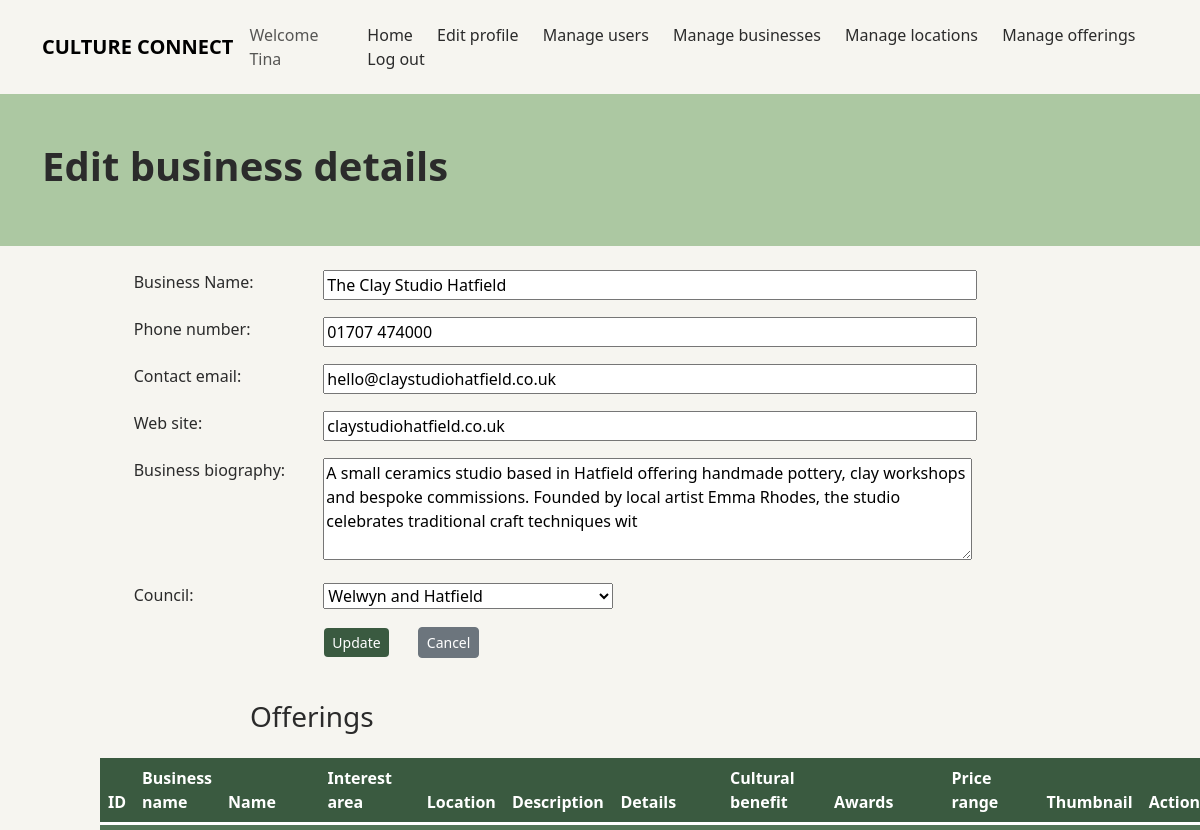
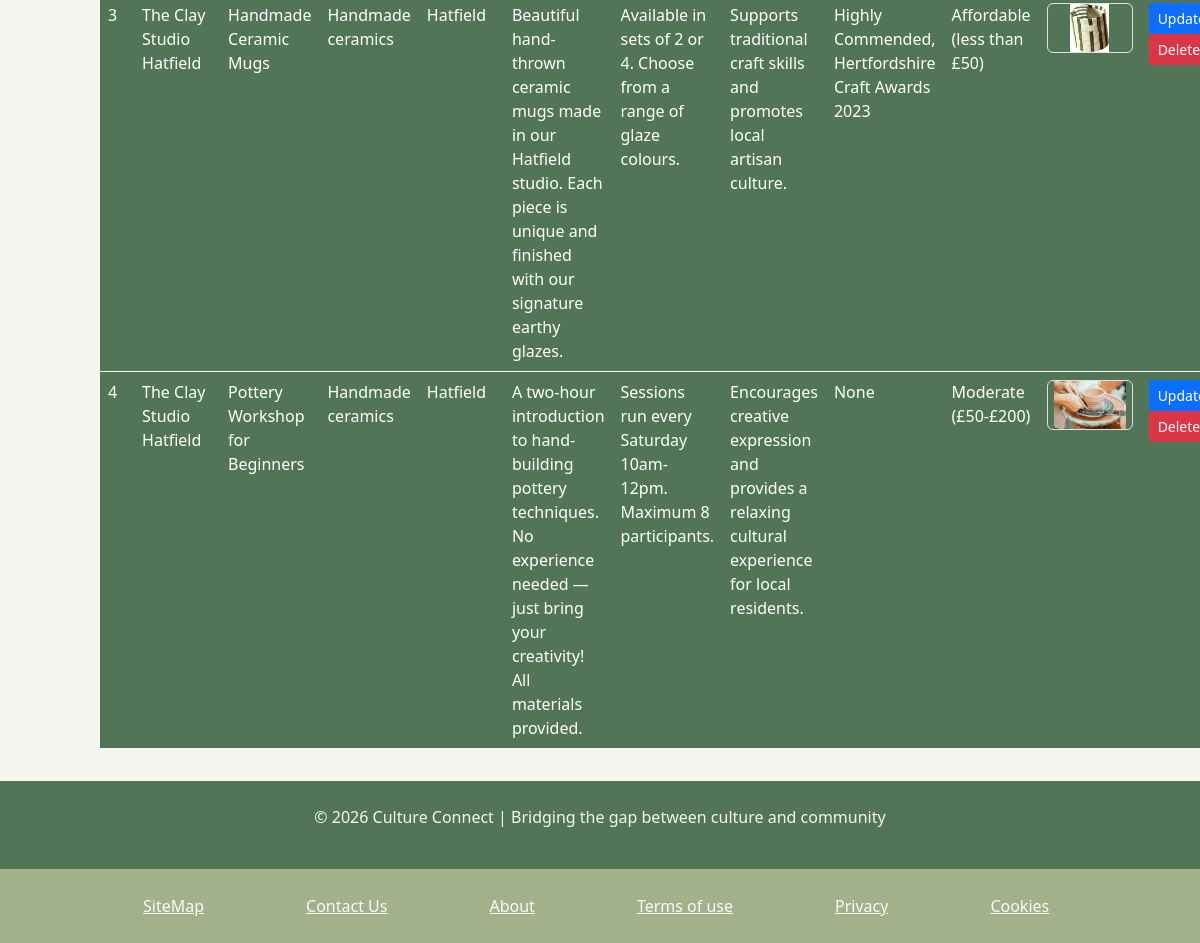
The app's page /CultureConnect/03EditBusiness.php?businessIdPk=4 (signed in) with its own data (2 pictures, top to bottom).
### tables this page shows
CREATE TABLE `business` (
  `businessIdPk` int(13) NOT NULL,
  `businessName` varchar(200) NOT NULL,
  `businessDescription` varchar(200) DEFAULT NULL,
  `businessEmail` varchar(200) DEFAULT NULL,
  `businessPhone` varchar(13) DEFAULT NULL,
  `businessLink` varchar(200) DEFAULT NULL,
  `councilIdPk` int(13) NOT NULL
);

CREATE TABLE `offering` (
  `offeringIdPk` int(13) NOT NULL,
  `offeringName` varchar(200) NOT NULL,
  `offeringDescription` varchar(200) DEFAULT NULL,
  `offeringCulturalBenefits` varchar(200) DEFAULT NULL,
  `offeringPriceRange` int(13) NOT NULL,
  `offeringCategory` int(13) NOT NULL,
  `locationIdPk` int(13) NOT NULL,
  `businessIdPk` int(13) NOT NULL,
  `offeringDetails` varchar(255) DEFAULT NULL,
  `offeringAwards` varchar(100) NOT NULL DEFAULT 'None',
  `offeringImage` varchar(255) DEFAULT NULL
);

### CultureConnect/include/getBusinessInfo.php (called while the page is built)
<?php
    include 'config.php';
    if (isset($_SESSION['role']) || isset($_SESSION['role_id'])){
        if ($_SESSION['role'] == 2) {
            $bus_id = $_SESSION['role_id'];
        } else if (isset($_POST['create-new']) && ($_SESSION['role'] == 4)){
            $stmt = $connection->prepare("INSERT INTO business(businessName, councilIdPk) VALUES ('New business', 1)");
            $stmt->execute();
            $bus_id = $stmt->insert_id;
        } else if (isset($_GET['businessIdPk']) && ($_SESSION['role'] == 4)) {
            $bus_id = $_GET['businessIdPk'];
        } else {
            throw new Exception("Unauthorized access - Cannot edit business info");
        }
        $stmt = $connection->prepare("SELECT * FROM business WHERE businessIdPk = ?");
        $stmt->bind_param("i", $bus_id);
        $stmt->execute();
        $result = $stmt->get_result();
        if ($result && $result->num_rows > 0) {
            $row = $result->fetch_assoc();
            $bus_name = $row["businessName"];
            $bus_bio = $row["businessDescription"] ;
            $bus_email = $row["businessEmail"] ;
            $bus_phone = $row["businessPhone"] ;
            $bus_link = $row["businessLink"] ;
            $counc_id = $row["councilIdPk"] ;
            $stmt = $connection->prepare("SELECT councilName FROM council WHERE councilIdPk = ?");
            $stmt->bind_param("i", $counc_id);
            $stmt->execute();
            $result = $stmt->get_result();
            if ($result) {
                $row = $result->fetch_assoc();
                $counc_name = $row["councilName"];
            }
        } else {
            throw new Exception("Error fetching business info for ID: $bus_id - " . $stmt->error);
        }
    }
?>

### CultureConnect/03EditBusiness.php (the view, shortened to what this page needs)
<!DOCTYPE html>
<html lang='en'>
<head>
    <link href='https://cdn.jsdelivr.net/npm/bootstrap@5.3.8/dist/css/bootstrap.min.css' rel='stylesheet'>
    <link href='css/style.css' rel='stylesheet'>
</head>
<body>
    <?php
    include ('include/config.php');
    include ('include/getBusinessInfo.php');
    ?>
    <div id='header'><?php include('templates/template_navbar.php'); ?></div>
    <div class="position-fixed bottom-0 end-0 p-3" style="z-index: 11">
    </div>
    <section class='text-left py-5' style='background-color:#ACC8A2;'>
        <h1>
            <div class='container'> Edit business details
        </h1>
    </section>
    <section class='text-left py-3'>
        <div class='container'>
            <form id='edit_bus' name='edit_bus' action='include/editBusiness.php' method='post' novalidate>
                <table class='table'>
                    <tr>
                        <td><label for='businessname'>Business Name:</label></td>
                        <?php echo "<td><input type='text' id='businessname' name='businessname' required size='65%' value='" . $bus_name .  "'></td>"; ?>
                    </tr>
                    <tr>
                        <td><label for='phone'>Phone number:</label></td>
                        <?php echo "<td><input type='text' id='phone' name='phone' required size='65%' value='" . $bus_phone .  "'></td>"; ?>
                    </tr>
                    <tr>
                        <td><label for='email'>Contact email:</label></td>
                        <?php echo "<td><input type='text' id='email' name='email' required size='65%' value='" . $bus_email .  "'></td>"; ?>
                    </tr>
                    <tr>
                        <td><label for='website'>Web site:</label></td>
                        <?php echo "<td><input type='text' id='website' name='website' required size='65%' value='" . $bus_link .  "'></td>"; ?>
                    </tr>
                    <tr>
                        <td><label for='businessbio'>Business biography:</label></td>
                        <?php echo "<td><textarea id='businessbio' name='businessbio' rows='4' cols='68'>" . $bus_bio . "</textarea></td>"; ?>
                    </tr>
                    <tr id="council">
                        <td><label for="council_select">Council:</label></td>
                        <td>
                            <select id="council_select" name="council_select">
                                <?php
                                    $sql = "SELECT councilName from council";
                                    $result = $connection->query($sql);
                                    while($row = $result->fetch_assoc()){
                                        $name = $row['councilName'];
                                        if ($counc_name == $name) {
                                            $name = htmlspecialchars($name, ENT_QUOTES, 'UTF-8');
                                            echo "<option value='" . $name . "' selected>" . $name . "</option>";
                                        } else {
                                            echo "<option value='" . $name . "'>" . $name . "</option>";
                                        }
                                    }
                                ?>
                            </select>
                        </td>
                    </tr>
                    <tr>
                        <td><label for=''></label></td>
                        <td>
                            <table>
                                <tr>
                                    <td>
                                        <input class='btn btn-custom btn-sm' style='margin-right:25px;' type='submit'
                                            value='Update' name='update'>
                                        <input class='btn btn-secondary btn-sm' style='margin-right:25px'
                                            action='action' type='button' value='Cancel'
                                            onclick='window.history.go(-1); return false;'>
                                    </td>
                                </tr>
                        </td>
                </table>
            </form>
        </div>
    </section>
    <?php
    if ($_SESSION['role'] == 4) {
        echo "<h3 style='margin-left:250px'>Offerings</h3>";
        include('include/manageOfferingsSection.php');
    }
     ?>
    <div id='footer'><?php include('templates/template_footer.php'); ?></div>
</body>
</html>

### CultureConnect/include/manageOfferingsSection.php (shortened to what this page needs)
<section class="text-left py-3">
    <div style="margin-left: 100px; margin-right: 30px;">
        <table class="table" width=80% id="offerings">
            <thead style="border-bottom-width: 3px; border-bottom-color: white;">
                <tr>
                <th>ID</th>
                <th>Business name</th>
                <th>Name</th>
                <th>Interest area</th>
                <th>Location</th>
                <th>Description</th>
                <th>Details</th>
                <th>Cultural benefit</th>
                <th>Awards</th>
                <th>Price range</th>
                <th>Thumbnail</th>
                <th>Actions</th>
                </tr>
            </thead>
            <tbody style="color: white; background-color: #527558;">
                <?php
                include 'include/config.php';
                if (isset($_GET['businessIdPk'])) {
                    $sql = "SELECT vo.*, o.businessIdPk FROM view_offerings vo, offering o WHERE vo.offeringIdPk=o.offeringIdPk AND o.businessIdPk=".$_GET['businessIdPk'];
                } else {
                    $sql = "SELECT * FROM view_offerings";
                }
                $result = $connection->query($sql);
                if (!$result) {
                    throw new Exception("Invalid query: " . $connection->error);
                } else if ($result->num_rows == 0) {
                    echo "<tr><td colspan=10>No offerings available</td></tr>";
                } else {
                    while ($row = $result->fetch_assoc()) {
                        $picture = ($row['offeringImage']) ? $row['offeringImage'] : 'placeholder.jpg';
                        echo
                        "<tr id=" . $row["offeringIdPk"] . ">
                            <td>" . $row["offeringIdPk"] . "</td>
                            <td id=
                            >" . $row["businessName"] . "</td>
                            <td>" . $row["offeringName"] . "</td>
                            <td>" . $row["interestAreaName"] . "</td>
                            <td>" . $row["locationName"] . "</td>
                            <td>" . $row["offeringDescription"] . "</td>
                            <td>" . $row["offeringDetails"] . "</td>
                            <td>" . $row["offeringCulturalBenefits"] . "</td>
                            <td>" . $row["offeringAwards"] . "</td>
                            <td>" . $row["offeringPriceRangeDescription"] . "</td>
                            <td>
                                <div style='height: 50px; overflow: hidden;'>
                                    <img src='images/offerings/" .$picture. "' class='object-fit-contain border rounded' style='height: 100%; width: 100%'>
                                </div>
                            </td>
                            <td>
                                <a class='btn btn-primary btn-sm' href='05EditOffering.php?offeringIdPk=$row[offeringIdPk]'>Update</a>
                                <a class='btn btn-danger btn-sm' href='include/deleteOffering.php?offeringIdPk=$row[offeringIdPk]'>Delete</a>
                            </td>
                        </tr>";
                    }
                }
                ?>
            </tbody>
        </table>
    </div>
</section>

### CultureConnect/css/style.css (style rules this page uses)
:root { --primary: #3A5A40; --secondary: #ACC8A2; --light: #F6F5F0; --dark: #2B2B2B; }
body { background-color: var(--light); color: var(--dark); }
h1 { font-size: 2.5rem; font-weight: 700; }
.btn-custom { background-color: var(--primary); color: rgb(236, 222, 222); }
.btn-custom { background-color: #3A5A40; color: white; border: none; }

### records on screen
business: businessname "The Clay Studio Hatfield", phone "01707 474000", email "hello@claystudiohatfield.co.uk", website "claystudiohatfield.co.uk", businessbio "A small ceramics studio based in Hatfield offering handmade pottery, clay workshops and bespoke commissions. Founded by local artist Emma Rhodes, the studio celebrates traditional craft techniques wit"
offering: offeringIdPk "3", businessName "The Clay Studio Hatfield", offeringName "Handmade Ceramic Mugs", interestAreaName "Handmade ceramics", locationName "Hatfield", offeringDescription "Beautiful hand-thrown ceramic mugs made in our Hatfield studio. Each piece is unique and finished with our signature earthy glazes.", offeringDetails "Available in sets of 2 or 4. Choose from a range of glaze colours.", offeringCulturalBenefits "Supports traditional craft skills and promotes local artisan culture.", offeringAwards "Highly Commended, Hertfordshire Craft Awards 2023", offeringPriceRangeDescription "Affordable (less than £50)", offeringImage (picture)
offering: offeringIdPk "4", businessName "The Clay Studio Hatfield", offeringName "Pottery Workshop for Beginners", interestAreaName "Handmade ceramics", locationName "Hatfield", offeringDescription "A two-hour introduction to hand-building pottery techniques. No experience needed — just bring your creativity! All materials provided.", offeringDetails "Sessions run every Saturday 10am-12pm. Maximum 8 participants.", offeringCulturalBenefits "Encourages creative expression and provides a relaxing cultural experience for local residents.", offeringAwards "None", offeringPriceRangeDescription "Moderate (£50-£200)", offeringImage (picture)

### other values on screen
$_SESSION['name'] "Tina"
form field council_select "Welwyn and Hatfield"
